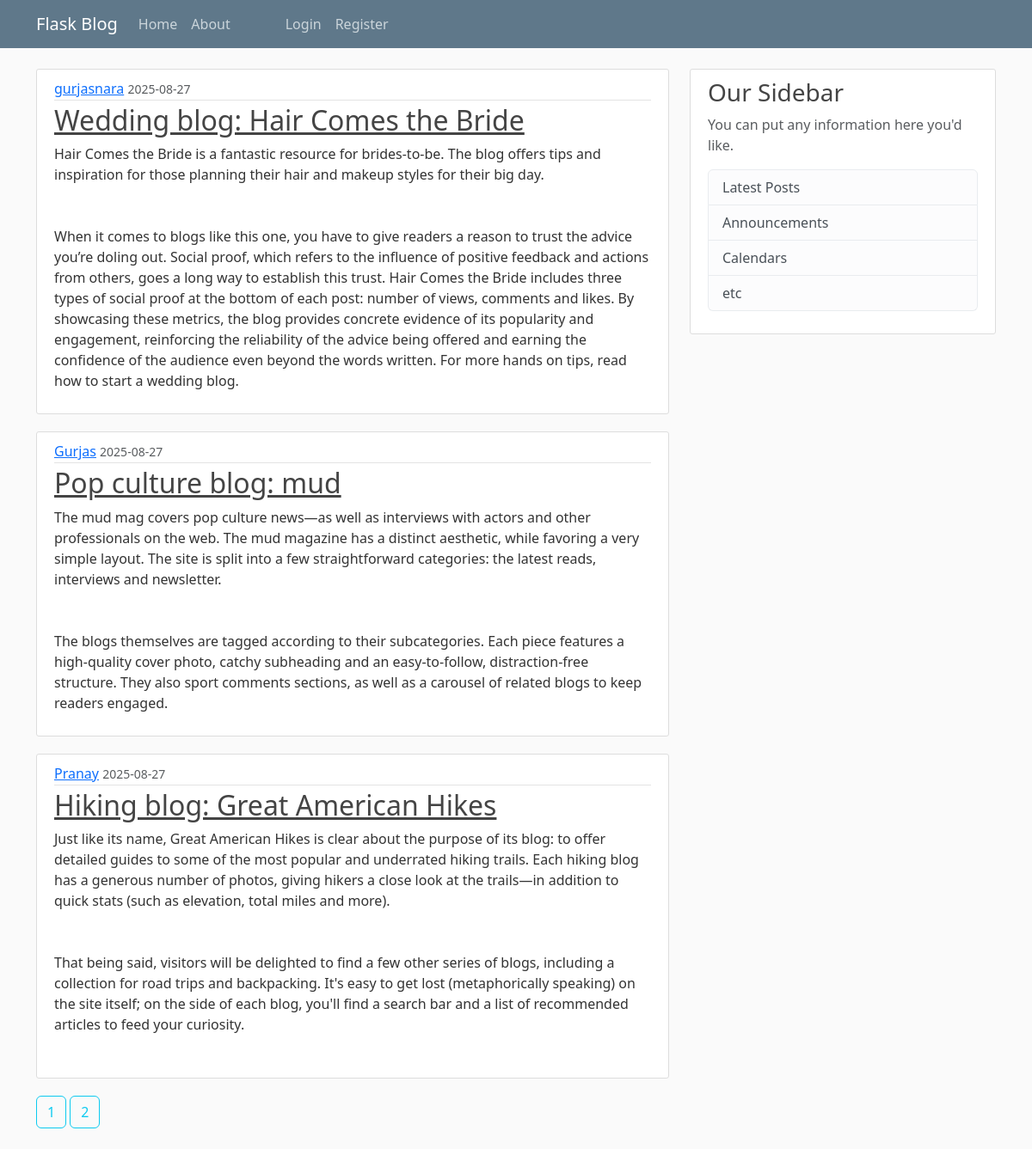
The page / on the database its author committed.
### app/models.py (models this page shows, shortened)
class Post(db.Model):
    id = db.Column(db.Integer, primary_key=True)
    title = db.Column(db.String(100), nullable = False)
    date_posted = db.Column(db.DateTime, nullable= False, default = datetime.utcnow )
    content = db.Column(db.Text, nullable=False)
    user_id = db.Column(db.Integer , db.ForeignKey('user.id'), nullable=False)

class User(db.Model, UserMixin):
    id = db.Column(db.Integer , primary_key = True)
    username = db.Column(db.String(20) , unique=True, nullable=False )
    email = db.Column(db.String(120) , unique=True, nullable=False )
    image_file = db.Column(db.String(40) , nullable=False, default='default.jpg')
    password = db.Column(db.String(60), nullable=False)
    posts = db.relationship('Post', backref = 'author' , lazy = True)

### app/routes.py (the view)
@app.route("/")
def home():
    page = request.args.get('page', 1 , type=int)
    posts = Post.query.order_by(Post.date_posted.desc()).paginate(page=page , per_page=3)
    return render_template('home.html', posts = posts )

### app/templates/home.html
{% extends "layout.html"%}
{%block content%}
 {%for post in posts.items%}
    <article class="media content-section">
    <div class="media-body">
        <div class="article-metadata">
        <a class="mr-2" href="#">{{ post.author.username }}</a>
        <small class="text-muted">{{ post.date_posted.strftime('%Y-%m-%d')}}</small>
        </div>
        <h2><a class="article-title" href="{{url_for('post', post_id=post.id)}}">{{ post.title }}</a></h2>
        <p class="article-content">{{ post.content }}</p>
    </div>
    </article>
 {%endfor%}
   {% for page_num in posts.iter_pages() %}
        {% if page_num %}
            <a class="btn btn-outline-info mb-4" href="{{url_for('home', page=page_num)}}">{{page_num}}</a>
        {%else%}
            ...
        {%endif%}
   {%endfor%}
 {% endblock%}

### app/templates/layout.html (shortened to what this page needs)
<!DOCTYPE html>
<html lang="en">
<head>
    <link href="https://cdn.jsdelivr.net/npm/bootstrap@5.3.7/dist/css/bootstrap.min.css" rel="stylesheet">
    <link rel="stylesheet" type="text/css" href="{{ url_for('static' ,filename = 'styles.css')}}" >
</head>
<body>
    <header class="site-header">
  <nav class="navbar navbar-expand-md navbar-dark bg-steel fixed-top">
    <div class="container">
      <a class="navbar-brand mr-4" href="/">Flask Blog</a>
      <div class="collapse navbar-collapse" id="navbarToggle">
        <div class="navbar-nav mr-auto">
          <a class="nav-item nav-link" href="/">Home</a>
          <a class="nav-item nav-link" href="/about">About</a>
        </div>
        <div class="navbar-nav">
          {% if current_user.is_authenticated %}
          <a class="nav-item nav-link ms-5 " href="{{url_for('logout')}}">Logout</a>
          <a class="nav-item nav-link" href="{{url_for('new_post')}}">Create Post</a>
          <a class="nav-item nav-link" href="{{url_for('account')}}">Account</a>
          {% else %}
          <a class="nav-item nav-link ms-5" href="{{url_for('login')}}">Login</a>
          <a class="nav-item nav-link" href="{{url_for('register')}}">Register</a>
          {% endif %}
        </div>
      </div>
    </div>
  </nav>
</header>
    <main role="main" class="container">
  <div class="row">
    <div class="col-md-8">
      {% block content %}{% endblock %}
    </div>
    <div class="col-md-4">
      <div class="content-section">
        <h3>Our Sidebar</h3>
        <p class='text-muted'>You can put any information here you'd like.
          <ul class="list-group">
            <li class="list-group-item list-group-item-light">Latest Posts</li>
            <li class="list-group-item list-group-item-light">Announcements</li>
            <li class="list-group-item list-group-item-light">Calendars</li>
            <li class="list-group-item list-group-item-light">etc</li>
          </ul>
        </p>
      </div>
    </div>
  </div>
</main>
</body>
</html>

### app/static/styles.css (style rules this page uses)
body { background: #fafafa; color: #333333; margin-top: 5rem; }
h1, h2, h3, h4, h5, h6 { color: #444444; }
.bg-steel { background-color: #5f788a; }
.site-header .navbar-nav .nav-link { color: #cbd5db; }
.content-section { background: #ffffff; padding: 10px 20px; border: 1px solid #dddddd; border-radius: 3px; margin-bottom: 20px; }
.article-title { color: #444444; }
.article-content { white-space: pre-line; }
.article-metadata { padding-bottom: 1px; margin-bottom: 4px; border-bottom: 1px solid #e3e3e3 }

### rows shown on the page
Post: author.username "gurjasnara", date_posted "2025-08-27", title "Wedding blog: Hair Comes the Bride", content "Hair Comes the Bride is a fantastic resource for brides-to-be. The blog offers tips and inspiration for those planning their hair and makeup styles for their big day. When it comes to blogs like this one, you have to give readers a reason to trust the advice you’re doling out. Social proof, which refers to the influence of positive feedback and actions from others, goes a long way to establish this trust. Hair Comes the Bride includes three types of social proof at the bottom of each post: number of views, comments and likes. By showcasing these metrics, the blog provides concrete evidence of its popularity and engagement, reinforcing the reliability of the advice being offered and earning…"
Post: author.username "Gurjas", date_posted "2025-08-27", title "Pop culture blog: mud", content "The mud mag covers pop culture news—as well as interviews with actors and other professionals on the web. The mud magazine has a distinct aesthetic, while favoring a very simple layout. The site is split into a few straightforward categories: the latest reads, interviews and newsletter. The blogs themselves are tagged according to their subcategories. Each piece features a high-quality cover photo, catchy subheading and an easy-to-follow, distraction-free structure. They also sport comments sections, as well as a carousel of related blogs to keep readers engaged."
Post: author.username "Pranay", date_posted "2025-08-27", title "Hiking blog: Great American Hikes", content "Just like its name, Great American Hikes is clear about the purpose of its blog: to offer detailed guides to some of the most popular and underrated hiking trails. Each hiking blog has a generous number of photos, giving hikers a close look at the trails—in addition to quick stats (such as elevation, total miles and more). That being said, visitors will be delighted to find a few other series of blogs, including a collection for road trips and backpacking. It's easy to get lost (metaphorically speaking) on the site itself; on the side of each blog, you'll find a search bar and a list of recommended articles to feed your curiosity."

### other values the page prints
{{ page_num }} "1" "2"
